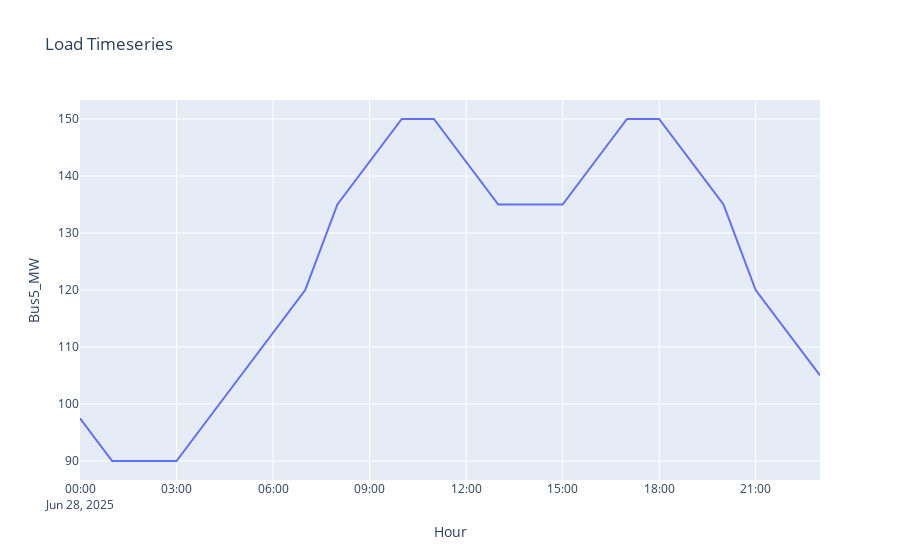
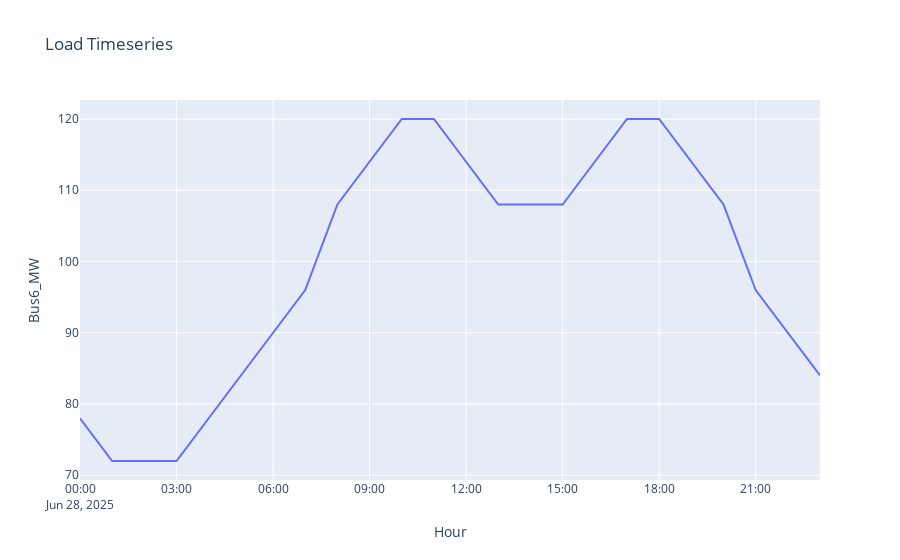
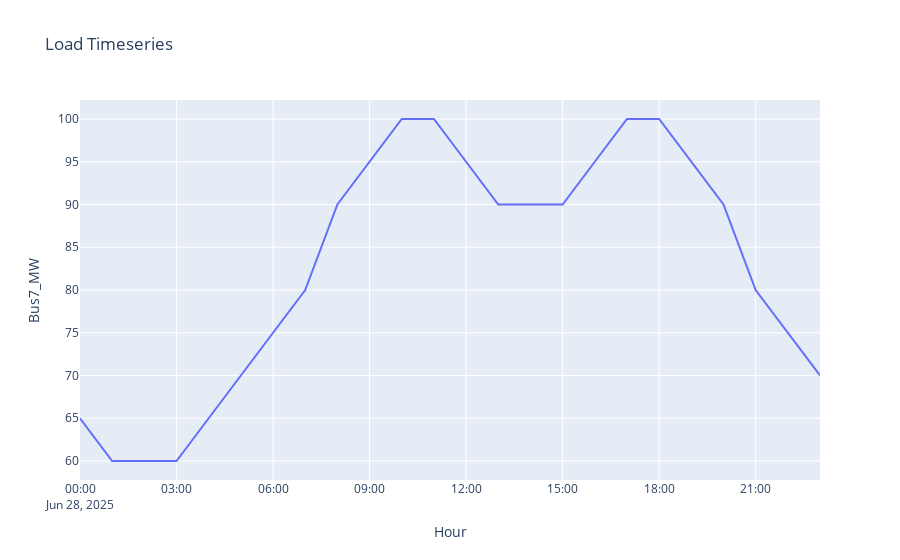
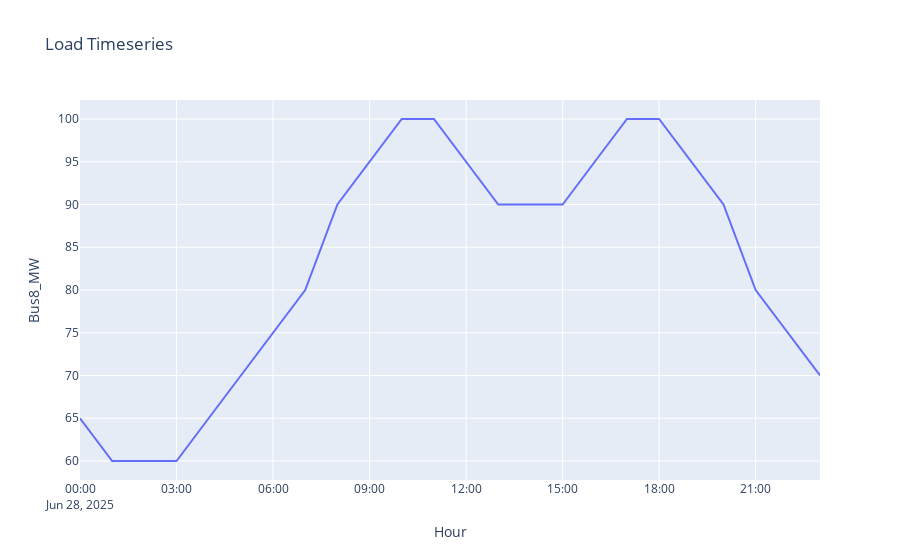

Here is the notebook cell these charts were saved with, in order:
### Code cell
for col in df.columns:
    if col != "Hour":
        fig = px.line(df, x="Hour", y=col, title="Load Timeseries")
        fig.show()

### Figure 1 — Plotly figure (JSON) as saved in the notebook; plotly's stock layout.template omitted (floating-point values rounded to 4 significant figures)
{"data": [{"hovertemplate": "Hour=%{x}<br>Bus5_MW=%{y}<extra></extra>", "legendgroup": "", "line": {"color": "#636efa", "dash": "solid"}, "marker": {"symbol": "circle"}, "mode": "lines", "name": "", "orientation": "v", "showlegend": false, "type": "scatter", "x": ["2025-06-28 00:00", "2025-06-28 01:00", "2025-06-28 02:00", "2025-06-28 03:00", "2025-06-28 04:00", "2025-06-28 05:00", "2025-06-28 06:00", "2025-06-28 07:00", "2025-06-28 08:00", "2025-06-28 09:00", "2025-06-28 10:00", "2025-06-28 11:00", "2025-06-28 12:00", "2025-06-28 13:00", "2025-06-28 14:00", "2025-06-28 15:00", "2025-06-28 16:00", "2025-06-28 17:00", "2025-06-28 18:00", "2025-06-28 19:00", "2025-06-28 20:00", "2025-06-28 21:00", "2025-06-28 22:00", "2025-06-28 23:00"], "xaxis": "x", "y": [97.5, 90.0, 90.0, 90.0, 97.5, 105.0, 112.5, 120.0, 135.0, 142.5, 150.0, 150.0, 142.5, 135.0, 135.0, 135.0, 142.5, 150.0, 150.0, 142.5, 135.0, 120.0, 112.5, 105.0], "yaxis": "y"}], "layout": {"legend": {"tracegroupgap": 0}, "title": {"text": "Load Timeseries"}, "xaxis": {"anchor": "y", "domain": [0, 1], "title": {"text": "Hour"}}, "yaxis": {"anchor": "x", "domain": [0, 1], "title": {"text": "Bus5_MW"}}}}

### Figure 2 — Plotly figure (JSON) as saved in the notebook; plotly's stock layout.template omitted (floating-point values rounded to 4 significant figures)
{"data": [{"hovertemplate": "Hour=%{x}<br>Bus6_MW=%{y}<extra></extra>", "legendgroup": "", "line": {"color": "#636efa", "dash": "solid"}, "marker": {"symbol": "circle"}, "mode": "lines", "name": "", "orientation": "v", "showlegend": false, "type": "scatter", "x": ["2025-06-28 00:00", "2025-06-28 01:00", "2025-06-28 02:00", "2025-06-28 03:00", "2025-06-28 04:00", "2025-06-28 05:00", "2025-06-28 06:00", "2025-06-28 07:00", "2025-06-28 08:00", "2025-06-28 09:00", "2025-06-28 10:00", "2025-06-28 11:00", "2025-06-28 12:00", "2025-06-28 13:00", "2025-06-28 14:00", "2025-06-28 15:00", "2025-06-28 16:00", "2025-06-28 17:00", "2025-06-28 18:00", "2025-06-28 19:00", "2025-06-28 20:00", "2025-06-28 21:00", "2025-06-28 22:00", "2025-06-28 23:00"], "xaxis": "x", "y": [78.0, 72.0, 72.0, 72.0, 78.0, 84.0, 90.0, 96.0, 108.0, 114.0, 120.0, 120.0, 114.0, 108.0, 108.0, 108.0, 114.0, 120.0, 120.0, 114.0, 108.0, 96.0, 90.0, 84.0], "yaxis": "y"}], "layout": {"legend": {"tracegroupgap": 0}, "title": {"text": "Load Timeseries"}, "xaxis": {"anchor": "y", "domain": [0, 1], "title": {"text": "Hour"}}, "yaxis": {"anchor": "x", "domain": [0, 1], "title": {"text": "Bus6_MW"}}}}

### Figure 3 — Plotly figure (JSON) as saved in the notebook; plotly's stock layout.template omitted (floating-point values rounded to 4 significant figures)
{"data": [{"hovertemplate": "Hour=%{x}<br>Bus7_MW=%{y}<extra></extra>", "legendgroup": "", "line": {"color": "#636efa", "dash": "solid"}, "marker": {"symbol": "circle"}, "mode": "lines", "name": "", "orientation": "v", "showlegend": false, "type": "scatter", "x": ["2025-06-28 00:00", "2025-06-28 01:00", "2025-06-28 02:00", "2025-06-28 03:00", "2025-06-28 04:00", "2025-06-28 05:00", "2025-06-28 06:00", "2025-06-28 07:00", "2025-06-28 08:00", "2025-06-28 09:00", "2025-06-28 10:00", "2025-06-28 11:00", "2025-06-28 12:00", "2025-06-28 13:00", "2025-06-28 14:00", "2025-06-28 15:00", "2025-06-28 16:00", "2025-06-28 17:00", "2025-06-28 18:00", "2025-06-28 19:00", "2025-06-28 20:00", "2025-06-28 21:00", "2025-06-28 22:00", "2025-06-28 23:00"], "xaxis": "x", "y": [65.0, 60.0, 60.0, 60.0, 65.0, 70.0, 75.0, 80.0, 90.0, 95.0, 100.0, 100.0, 95.0, 90.0, 90.0, 90.0, 95.0, 100.0, 100.0, 95.0, 90.0, 80.0, 75.0, 70.0], "yaxis": "y"}], "layout": {"legend": {"tracegroupgap": 0}, "title": {"text": "Load Timeseries"}, "xaxis": {"anchor": "y", "domain": [0, 1], "title": {"text": "Hour"}}, "yaxis": {"anchor": "x", "domain": [0, 1], "title": {"text": "Bus7_MW"}}}}

### Figure 4 — Plotly figure (JSON) as saved in the notebook; plotly's stock layout.template omitted (floating-point values rounded to 4 significant figures)
{"data": [{"hovertemplate": "Hour=%{x}<br>Bus8_MW=%{y}<extra></extra>", "legendgroup": "", "line": {"color": "#636efa", "dash": "solid"}, "marker": {"symbol": "circle"}, "mode": "lines", "name": "", "orientation": "v", "showlegend": false, "type": "scatter", "x": ["2025-06-28 00:00", "2025-06-28 01:00", "2025-06-28 02:00", "2025-06-28 03:00", "2025-06-28 04:00", "2025-06-28 05:00", "2025-06-28 06:00", "2025-06-28 07:00", "2025-06-28 08:00", "2025-06-28 09:00", "2025-06-28 10:00", "2025-06-28 11:00", "2025-06-28 12:00", "2025-06-28 13:00", "2025-06-28 14:00", "2025-06-28 15:00", "2025-06-28 16:00", "2025-06-28 17:00", "2025-06-28 18:00", "2025-06-28 19:00", "2025-06-28 20:00", "2025-06-28 21:00", "2025-06-28 22:00", "2025-06-28 23:00"], "xaxis": "x", "y": [65.0, 60.0, 60.0, 60.0, 65.0, 70.0, 75.0, 80.0, 90.0, 95.0, 100.0, 100.0, 95.0, 90.0, 90.0, 90.0, 95.0, 100.0, 100.0, 95.0, 90.0, 80.0, 75.0, 70.0], "yaxis": "y"}], "layout": {"legend": {"tracegroupgap": 0}, "title": {"text": "Load Timeseries"}, "xaxis": {"anchor": "y", "domain": [0, 1], "title": {"text": "Hour"}}, "yaxis": {"anchor": "x", "domain": [0, 1], "title": {"text": "Bus8_MW"}}}}
